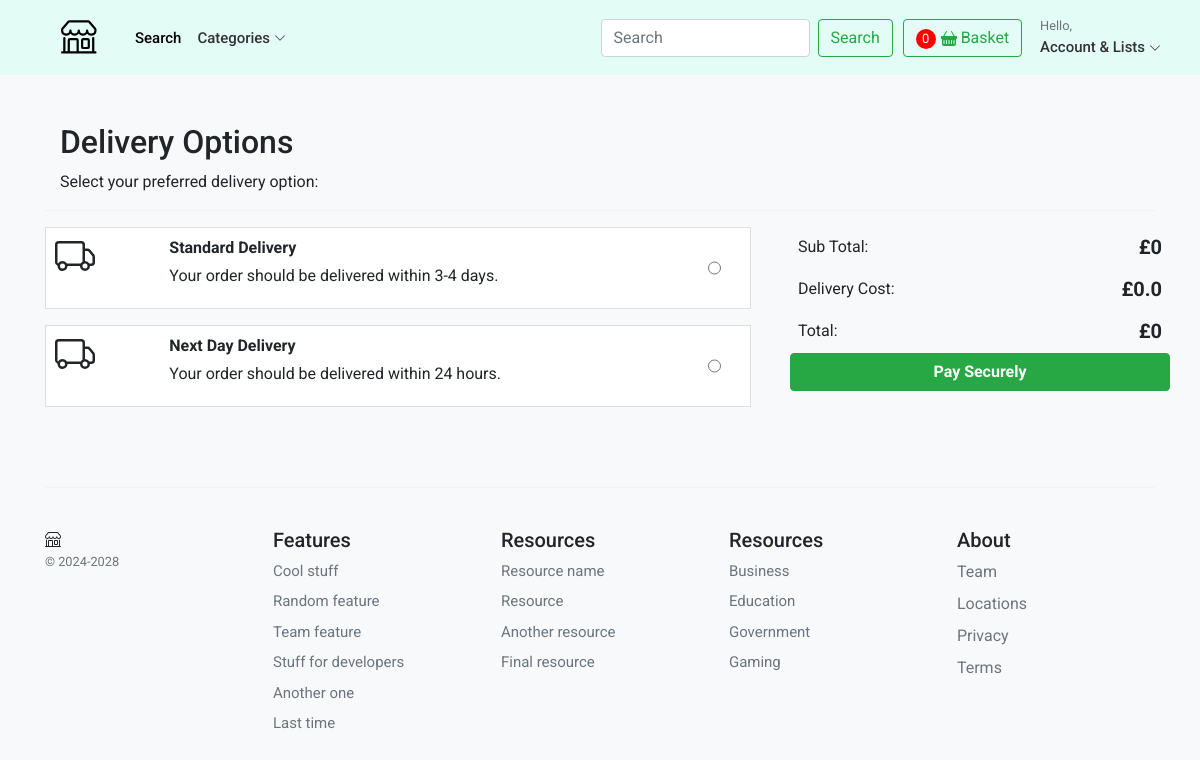
Screenshot of /checkout/deliverychoices (signed in) with the database file from the repository.
### checkout/models.py (models this page shows, shortened)
class DeliveryOptions(models.Model):
    DELIVERY_CHOICES = [  #This is a class-level constant that defines the available delivery methods as a list of tuples of (value, display name).
        ("IS", "In Store"),
        ("HD", "Home Delivery"),
        ("DD", "Digital Delivery"),
    ]
    delivery_name = models.CharField(
        verbose_name=_("delivery_name"),
        help_text=_("Required"),
        max_length=255,
    )
    delivery_price = models.DecimalField(
        verbose_name=_("delivery price"),
        help_text=_("Maximum 999.99"),
        error_messages={
            "name": {
                "max_length": _("The price must be between 0 and 999.99."),
            },
        },
        max_digits=5,
        decimal_places=2,
    )
    delivery_method = models.CharField(
        choices=DELIVERY_CHOICES, #The option that the user selected from the available options in the 'DELIVERY_CHOICES' list above.
        verbose_name=_("delivery_method"),
        help_text=_("Required"),
        max_length=255,
    )
    delivery_timeframe = models.CharField( #we're gonna set a manual time frame (one to two days).
        verbose_name=_("delivery timeframe"),
        help_text=_("Required"),
        max_length=255,
    )
    delivery_window = models.CharField( #This is just gonna refer to the time of day that your package might be delivered
        verbose_name=_("delivery window"),
        help_text=_("Required"),
        max_length=255,
    )
    order = models.IntegerField(verbose_name=_("list order"), help_text=_("Required"), default=0) #An 'IntegerField' that determines the order in which delivery options appear in lists or dropdowns. It defaults to 0.
    is_active = models.BooleanField(default=True) #we can make the delivery option active or inactive, based upon whether we want to provide that service.
    class Meta:
        verbose_name = _("Delivery Option")
        verbose_name_plural = _("Delivery Options")

### checkout/views.py (the view)
# urls.py: path("deliverychoices", views.deliverychoices, name="deliverychoices"),
@login_required
def deliverychoices(request): #Here what we need to do is we need to collect the data from the 'DeliveryOptions' model all the delivery options and return that (send that back) in this view (to the template).
    deliveryoptions = DeliveryOptions.objects.filter(is_active=True)
    return render(request, "checkout/delivery_choices.html", {"deliveryoptions": deliveryoptions})

### basket/basket.py (called while the page is built)
    def __len__(self):
        return sum(item['qty'] for item in self.basket.values())

    def get_total_price(self): #get_subtotal_price
        return sum(Decimal(item['price']) * item['qty'] for item in self.basket.values())

    def get_ttotal_price(self):
        newprice = 0.00
        subtotal = sum(Decimal(item["price"]) * item["qty"] for item in self.basket.values())
        if "purchase" in self.session:
            newprice = DeliveryOptions.objects.get(id=self.session["purchase"]["delivery_id"]).delivery_price
        total = subtotal + Decimal(newprice)
        return total

    def get_delivery_price(self):
        newprice = 0.00
        if "purchase" in self.session: #'purchase' contains delivery information in the session.
            newprice = DeliveryOptions.objects.get(id=self.session["purchase"]["delivery_id"]).delivery_price
        return newprice

### basket/context_processors.py (called while the page is built)
def basket(request): #Here, a function named basket is defined, which takes one parameter, request. This parameter typically represents an HTTP request object, which contains information about the incoming request, including session data.
    return {'basket': Basket(request)} #what is return is the value associated with 'basket' key which is whatever in the basket of the user (the item in the user session data specified by 'skey' key. remember session data as a dictionary of key-value pairs) (the instance variable that was defined within basket.py 'Basket' class).

### store/context_processors.py (called while the page is built)
def categories(request):
    return {
        'categories': Category.objects.all() #we're gonna collect all the categories in 'Category' table.
    }

### store/models.py (called while the page is built)
    def get_absolute_url(self): #This method is typically included in a Django model and is used to return the canonical URL for an instance of that model. It allows you to easily retrieve the URL for an object without needing to know its specific path.
        return reverse('store:category_list', args=[self.slug])

### templates/checkout/delivery_choices.html (shortened to what this page needs)
{% extends "../store/base.html" %}
{% load static %}
{% block content %}
<main class="pt-5">
<div class="container">
  <div class="col-12">
    <h1 class="h2">Delivery Options</h1>
  </div>
  <div class="col-12">
    <p>Select your preferred delivery option:</p>
  </div>
  <hr />
</div>
<div class="container">
      <div class="row g-3">
        {% if deliveryoptions|length == 0 %}
        <div class="col-12">There are no delivery options <a href="{% url 'store:product_all' %}">Shop</a></div>
        {% else %}
        <div class="col-md-4 col-lg-4 order-md-last p-0 order-3">
          <div class="d-flex bd-highlight ms-0">
            <div class="p-2 flex-grow-1 bd-highlight">Sub Total:</div>
            <div class="p-2 bd-highlight"><span class="fw-bold h5">£</span><span id="sub_total"
                class="fw-bold h5">{{basket.get_total_price}}</span></div>
          </div>
          <div class="d-flex bd-highlight">
            <div class="p-2 flex-grow-1 bd-highlight">Delivery Cost:</div>
            <div class="p-2 bd-highlight"><span class="fw-bold h5">£</span><span id="delivery_price"
                class="fw-bold h5">{{basket.get_delivery_price}}</span></div>
          </div>
          <div class="d-flex bd-highlight">
            <div class="p-2 flex-grow-1 bd-highlight">Total:</div>
            <div class="p-2 bd-highlight"><span class="fw-bold h5">£</span><span id="total"
                class="fw-bold h5">{{basket.get_ttotal_price}}</span></div>
          </div>
          <a role="button" href="{% url "checkout:delivery_address" %}" class="btn btn-success fw-bold w-100"
            type="button">Pay Securely</a>
        </div>
        <div class="col-md-7 col-lg-8">
          {% for option in deliveryoptions %}
          <div class="card mb-3 border-1 rounded-0 product-item me-md-4" data-index="{{option.id}}">
            <div class="row g-0">
              <div class="col-md-2 ps-3 ps-md-4">
              </div>
              <div class="col-md-9 ps-md-1">
                <div class="card-body p-1">
                  <p class="card-text ps-2 mb-1 pt-1 fw-bold">{{option.delivery_name}}</p>
                  <p class="card-text ps-2 pb-3">Your order should be delivered within {{option.delivery_timeframe}}.</p>
                </div>
              </div>
              <div class="col-md-1 ps-md-1">
                <input class="align-middle h-100" type="radio" name="deliveryOption" id="{{option.id}}"
                  value="{{option.id}}">
              </div>
            </div>
          </div>
          {% endfor %}
        </div>
        {% endif %}
      </div>
    </div>
</main>
{% endblock %}

### static/core/css/base.css (style rules this page uses)
html, body, p, div { letter-spacing: -0.02px; font-family: 'Roboto', sans-serif; }
@media (min-width: 1000px) { .container { max-width: 1200px; } }
.card { transition: box-shadow 0.3s; }

### templates/store/base.html (style rules this page uses)
.card { transition: box-shadow 0.3s; }

### rows the page displays
DeliveryOptions: delivery_name "Standard Delivery", delivery_timeframe "3-4 days"
DeliveryOptions: delivery_name "Next Day Delivery", delivery_timeframe "24 hours"

### other values shown
{{ basket.get_total_price }} "0"
{{ basket.get_delivery_price }} "0.0"
{{ basket.get_ttotal_price }} "0"
